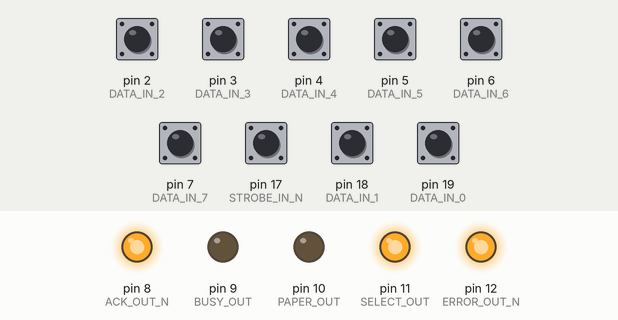
Bench run of a sketch on a simulated Arduino Uno, built with avr-gcc and run on an emulated ATmega328P. Shown: output pins drawn as LEDs (lit = HIGH). The test bench sets the inputs (shaded band); at power-on: pin 2 (DATA_IN_2), pin 3 (DATA_IN_3), pin 4 (DATA_IN_4), pin 5 (DATA_IN_5), pin 6 (DATA_IN_6), pin 7 (DATA_IN_7), pin 17 (STROBE_IN_N), pin 18 (DATA_IN_1), pin 19 (DATA_IN_0) HIGH. What the sketch prints to the serial monitor is not drawn.

Above: at 2.2 s.
2.3 s: pin 17 (STROBE_IN_N) pulled LOW for 0.15 s
At 2.37 s:
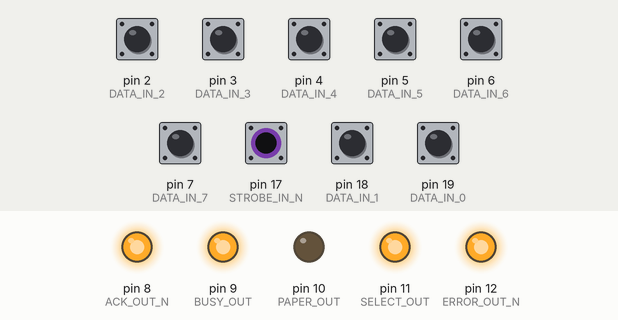
Timing chart, 0 to 5.3 s (numbered marks = the images above; inputs shaded):
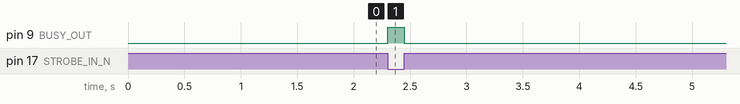

The sketch:

HP8596E_Plot_Arduino.ino
```cpp
const int DATA_IN_0       = 19; // D-SUB Pin 2
const int DATA_IN_1       = 18; // D-SUB Pin 3
const int DATA_IN_2       = 2;  // D-SUB Pin 4
const int DATA_IN_3       = 3;  // D-SUB Pin 5
const int DATA_IN_4       = 4;  // D-SUB Pin 6
const int DATA_IN_5       = 5;  // D-SUB Pin 7
const int DATA_IN_6       = 6;  // D-SUB Pin 8
const int DATA_IN_7       = 7;  // D-SUB Pin 9
const int SELECT_IN_N     = 14; // D-SUB Pin 17
const int RESET_IN        = 15; // D-SUB Pin 16
const int LINEFEED_IN_N   = 16; // D-SUB Pin 14
const int STROBE_IN_N     = 17; // D-SUB Pin 1

const int ACK_OUT_N       = 8;  // D-SUB Pin 10
const int BUSY_OUT        = 9;  // D-SUB Pin 11
const int PAPER_OUT       = 10; // D-SUB Pin 12
const int SELECT_OUT      = 11; // D-SUB Pin 13
const int ERROR_OUT_N     = 12; // D-SUB Pin 15

volatile bool strobe_flag = false;

void setup() {
  pinMode(DATA_IN_0,      INPUT_PULLUP);
  pinMode(DATA_IN_1,      INPUT_PULLUP);
  pinMode(DATA_IN_2,      INPUT_PULLUP);
  pinMode(DATA_IN_3,      INPUT_PULLUP);
  pinMode(DATA_IN_4,      INPUT_PULLUP);
  pinMode(DATA_IN_5,      INPUT_PULLUP);
  pinMode(DATA_IN_6,      INPUT_PULLUP);
  pinMode(DATA_IN_7,      INPUT_PULLUP);
  pinMode(SELECT_IN_N,    INPUT_PULLUP);  // This mf stays HIGH forever on the HP 8596E …
  pinMode(RESET_IN,       INPUT_PULLUP);  // Don't care
  pinMode(LINEFEED_IN_N,  INPUT_PULLUP);  // Don't care
  pinMode(STROBE_IN_N,    INPUT_PULLUP);

  pinMode(ACK_OUT_N,      OUTPUT);  digitalWrite(ACK_OUT_N,   HIGH);
  pinMode(BUSY_OUT,       OUTPUT);  digitalWrite(BUSY_OUT,    LOW);
  pinMode(PAPER_OUT,      OUTPUT);  digitalWrite(PAPER_OUT,   LOW);
  pinMode(SELECT_OUT,     OUTPUT);  digitalWrite(SELECT_OUT,  HIGH);
  pinMode(ERROR_OUT_N,    OUTPUT);  digitalWrite(ERROR_OUT_N, HIGH);

  cli();
  PCICR |= 0b00000010;
  PCMSK1 |= 0b00001000;
  sei();

  delay(1000);
  Serial.begin(115200);
}

ISR(PCINT1_vect) {
  strobe_flag = true;
  digitalWrite(BUSY_OUT, HIGH);
}

void loop() {
  if (strobe_flag) {
    delayMicroseconds(20);

    strobe_flag = false;

    while (digitalRead(STROBE_IN_N) == LOW);

    delayMicroseconds(20);

    uint8_t data =
      digitalRead(DATA_IN_0) << 0 |
      digitalRead(DATA_IN_1) << 1 |
      digitalRead(DATA_IN_2) << 2 |
      digitalRead(DATA_IN_3) << 3 |
      digitalRead(DATA_IN_4) << 4 |
      digitalRead(DATA_IN_5) << 5 |
      digitalRead(DATA_IN_6) << 6 |
      digitalRead(DATA_IN_7) << 7;

    Serial.write(data);

    digitalWrite(ACK_OUT_N, LOW);
    delayMicroseconds(20);
    digitalWrite(ACK_OUT_N, HIGH);
    delayMicroseconds(20);
    digitalWrite(BUSY_OUT, LOW);

    delayMicroseconds(20);
  }
}
```

Measured:
- after the input at 2.3 s, pin 9 (BUSY_OUT): LOW → HIGH at once, → LOW 0.15 s later
